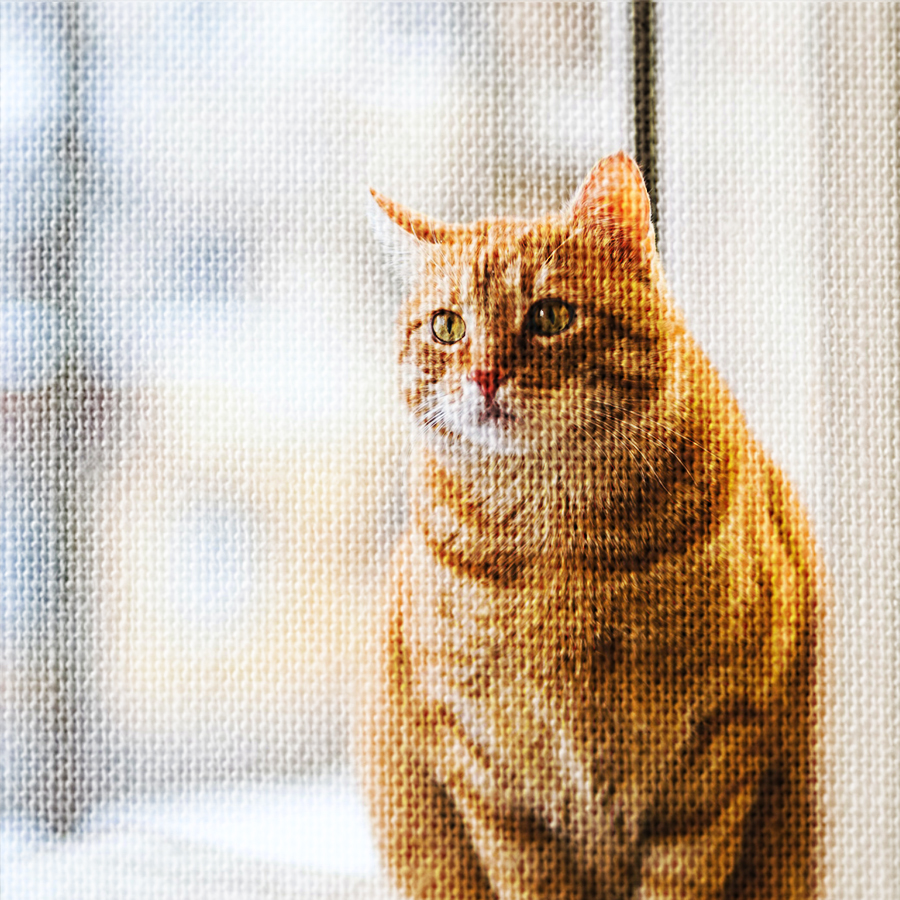
#> input picture Homework/images/poor-cat-trapped-on-canvas.jpg, 900 x 900 px
$ jupyter execute 'Homework 3.3.ipynb'   (shell and % lines are left out)
#> lines starting #> are read from the running program, lines starting #| are printed output that depends on the picture
### Homework 3.3 - Please Help The Cat

A poor cat is trapped on canvas by an evil witch. Please help releasing the cat by breaking the curse using Discrete Fourier Transform learned in our magic class.

You may find the image at `images/poor-cat-trapped-on-canvas.jpg`. Note that the image has 3 color channels (RGB).

Please remember that the examples shown in class uses the book of spells from the ancient library. Try searching the newer spells on the internet.

**You must show all the steps clearly. Write your explanation in the markdown boxes.**

### Read image

[cell 1]
import matplotlib.image as mpimg
import matplotlib.pyplot as plt

image = mpimg.imread('images/poor-cat-trapped-on-canvas.jpg')
#> image is the input picture: shape (900, 900, 3); mean R, G, B 203.3, 186.2, 167.9
plt.figure(figsize=(7,7))
plt.imshow(image)

### Convert to grayscale

[cell 2]
import numpy as np

grayim = np.dot(image, [0.2989, 0.5870, 0.1140])
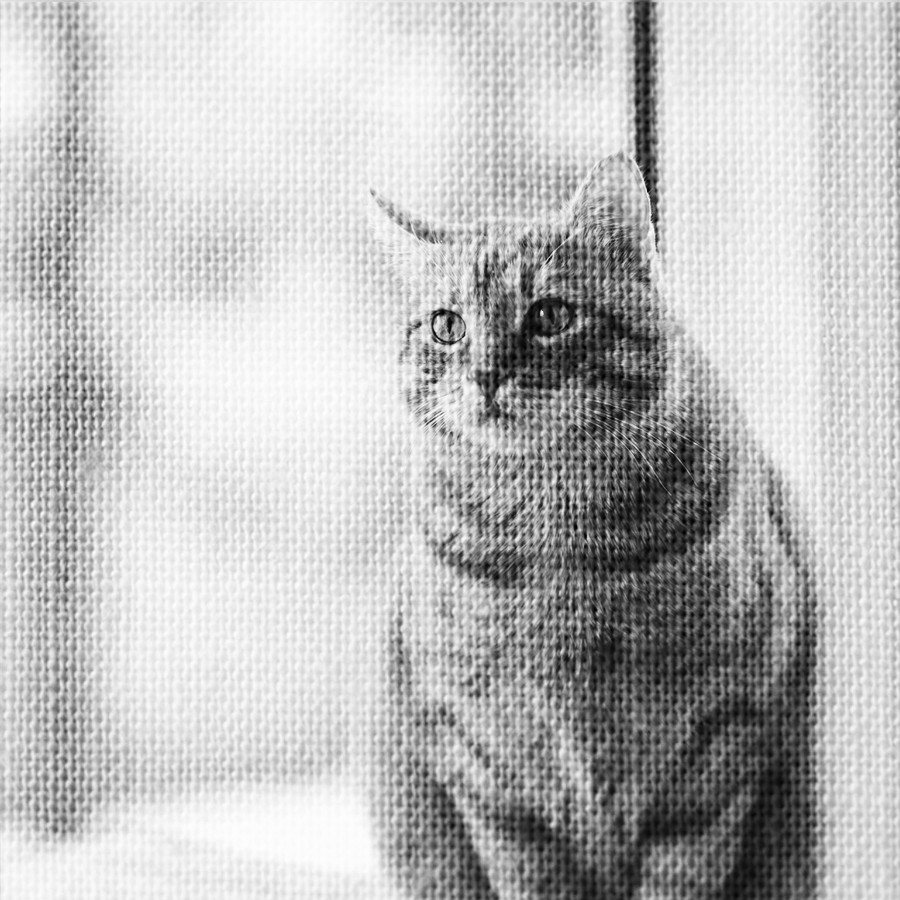
#> grayim: shape (900, 900) float64; min 0, max 255, mean 189.2
plt.figure(figsize=(7,7))
plt.imshow(grayim, cmap='gist_gray')

### Fast Fourier Transform

Use Fast Fourier Transform on the image and shift it in order to centralize the image

[cell 3]
from scipy import fftpack

dim_x, dim_y = grayim.shape
#> dim_x = 900; dim_y = 900

n = np.sqrt(dim_x*dim_y)
#> n = 900
D1 = fftpack.fft2(grayim)/n
D2 = fftpack.fftshift(D1)
abs_image = np.log(np.abs(D2))
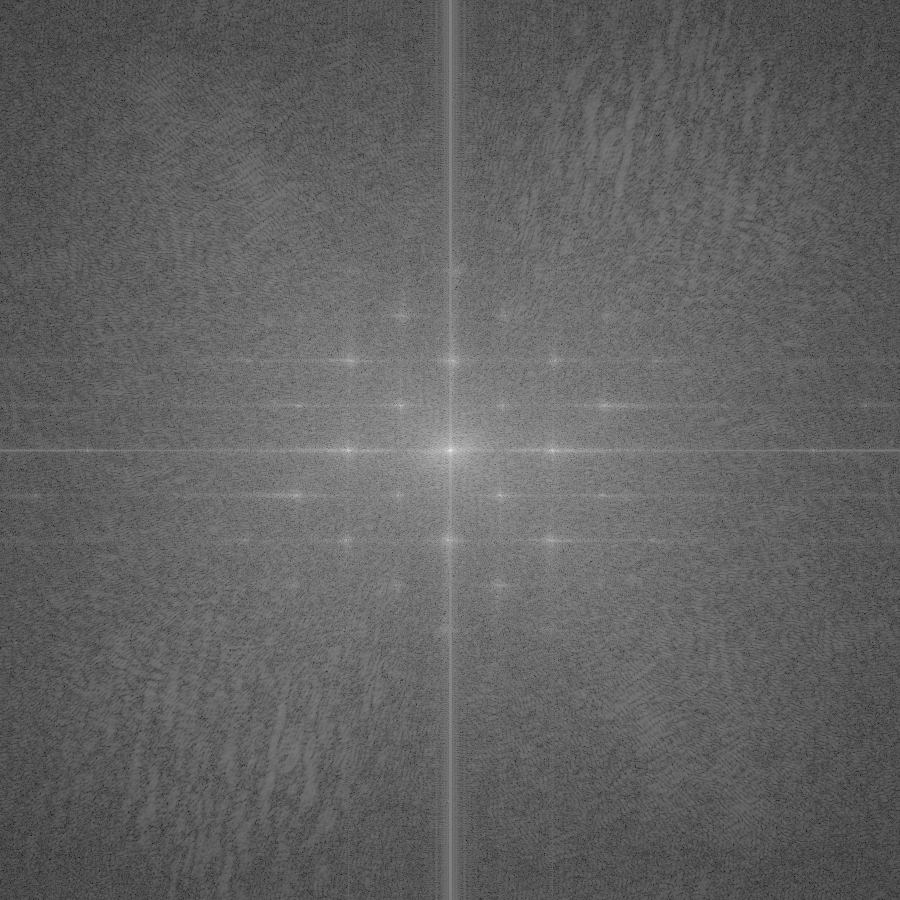
#> abs_image: shape (900, 900) float64; min -5.7, max 12.05, mean 1.16; drawn with min black and max white

plt.figure(figsize=(7,7))
plt.imshow(abs_image, cmap='gist_gray')

### Masking the Image

Will be using Laplasian of Gaussian (LoG) filter for this

$$
\text{LoG}(x,y) = -\frac{1}{\pi\sigma^4}\left[1-\frac{x^2+y^2}{2\sigma^2}\right] e^{-\frac{x^2+y^2}{2\sigma^2}}
$$

[cell 4]
mask_n = dim_x+1
#> mask_n = 901
I = np.arange(1, mask_n)
#> I = 900 values from 1 to 900
x = I - mask_n / 2
#> x = 900 values from -449.5 to 449.5
y = mask_n / 2 - I

R = 75

X = x[:, np.newaxis]
#> X = 900 values from -449.5 to 449.5
Y = y[np.newaxis, :]

def laplasian(x, y, sigma=R):
    inner_frac = - (x**2 + y**2)/(2*sigma**2)
    outer_frac = -1/(np.pi*sigma**4)
    return outer_frac*(1 + inner_frac)*np.exp(inner_frac)


M = laplasian(X, Y)

mask_1 = fftpack.fft2(M)/mask_n
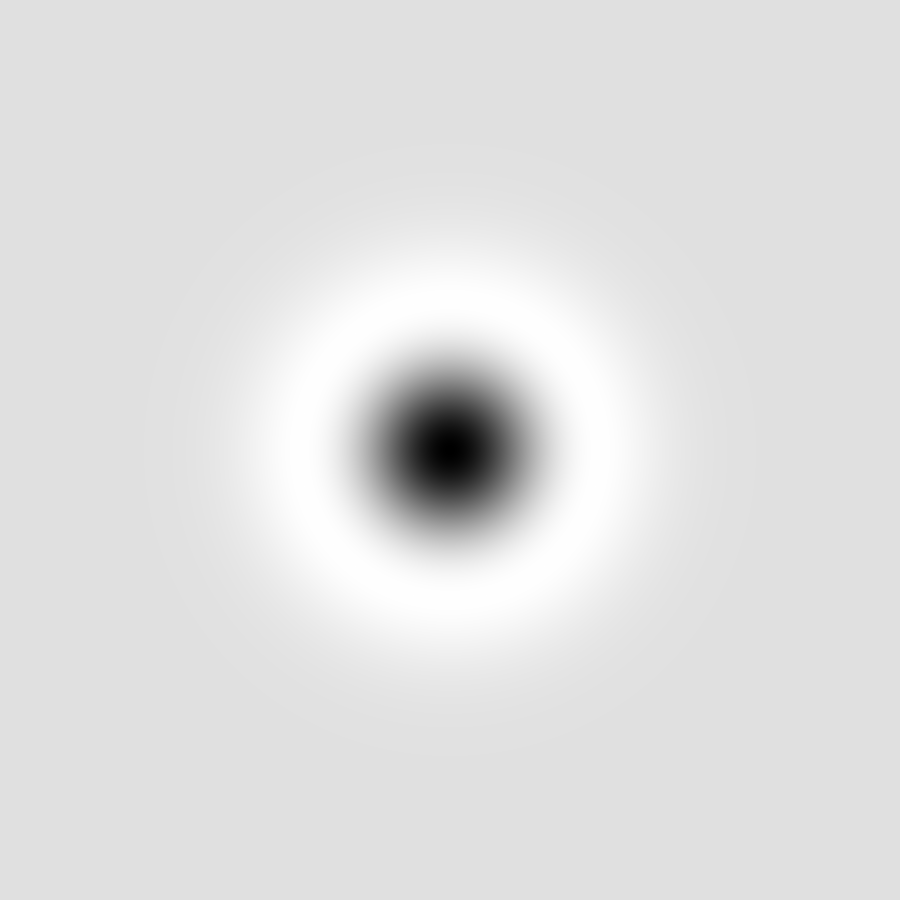
#> M: shape (900, 900) float64; min -1.01e-08, max 1.36e-09, mean -3.2e-17; drawn with min black and max white
mask_2 = fftpack.fftshift(mask_1)

plt.figure(figsize=(7,7))
mask = np.abs(mask_2)
plt.imshow(mask)
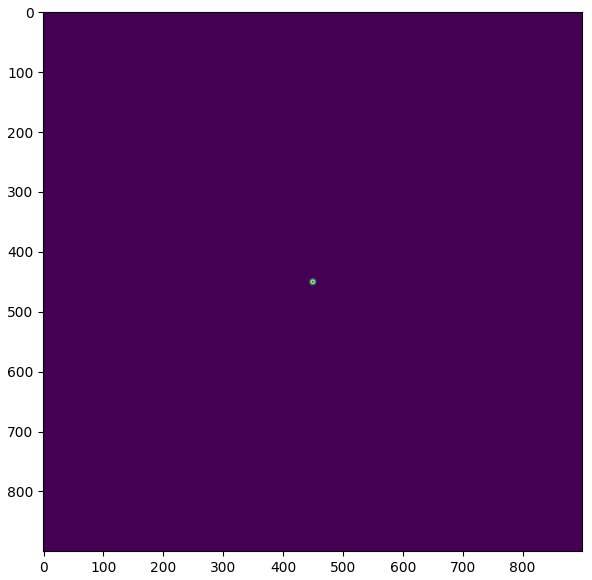
#> figure drawn by matplotlib, 1 panel

### Smoothen Image

Use inverse fast fourier transform to smoothen the image

[cell 5]
'''
Inverse FFT
'''
shifted_D2 = np.fft.fftshift(D2*M)
inverse = np.fft.ifft2(shifted_D2)

[cell 6]
image_inv = np.abs(inverse)
image_inv -= image_inv.min()
image_inv *= 255.0/image_inv.max()
image_inv = image_inv.astype(dtype='int64')

plt.figure(figsize=(7,7))
plt.imshow(image_inv, cmap='gist_gray')

### do the same with each color (should've created a function)

[cell 7]
def mask_color(color, image=image, n=n, M=M):
#> called with color = 0, n = 900
    colorim = image[...,color]
    D1 = fftpack.fft2(colorim)/n
    D2 = fftpack.fftshift(D1)
    shifted_D2 = np.fft.fftshift(D2*M)
    inverse = np.fft.ifft2(shifted_D2)
    image_inv = np.abs(inverse)
    image_inv -= image_inv.min()
    image_inv *= 255.0/image_inv.max()
    image_inv = image_inv.astype(dtype='int64')
    return image_inv

[cell 8]
restored_cat = np.dstack([mask_color(i) for i in range(3)])
#> call 3 of mask_color, with color = 2, n = 900
#> in mask_color (call 3), `image_inv = np.abs(inverse)`:
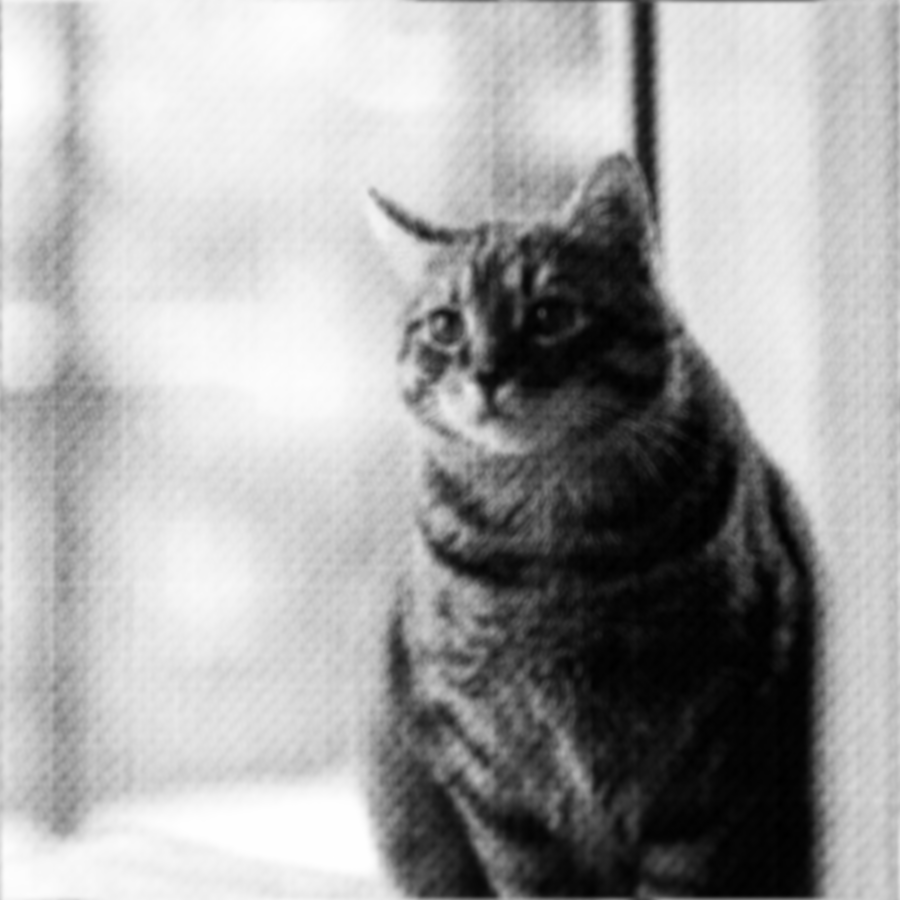
#> image_inv: shape (900, 900) float64; min 1.1e-10, max 2.85e-09, mean 1.88e-09; drawn with min black and max white
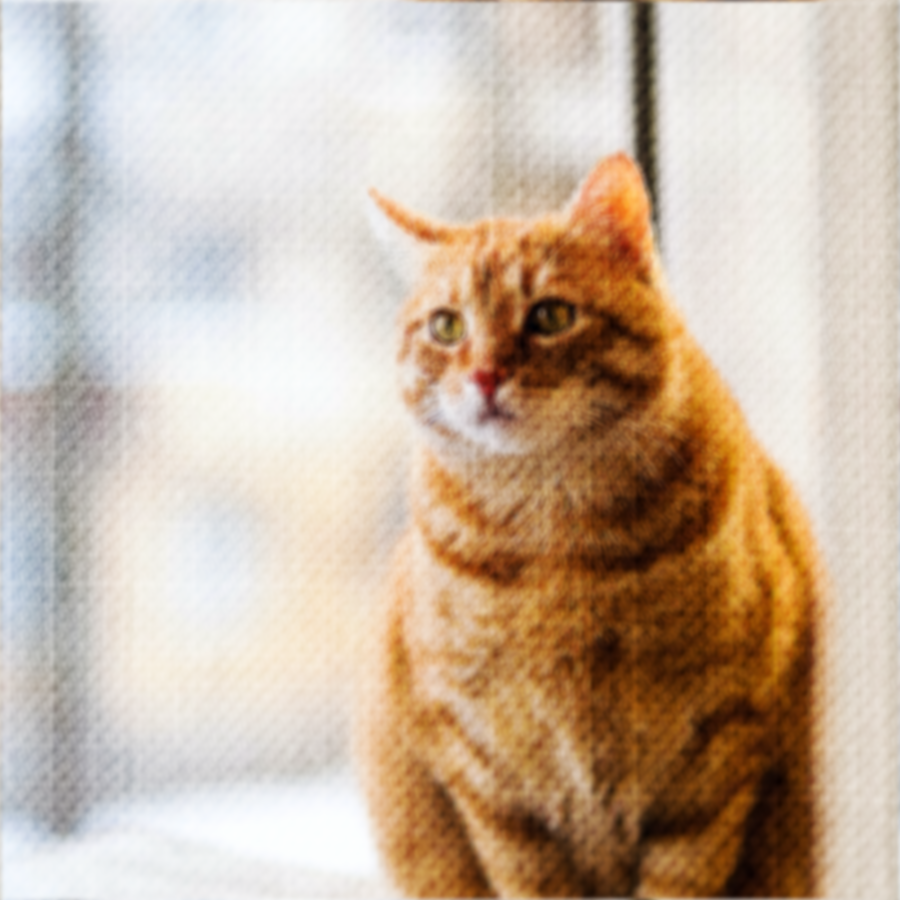
#> restored_cat: shape (900, 900, 3) int64; mean of channels 0, 1, 2 201.3, 182.2, 163.9; drawn as R, G, B
plt.figure(figsize=(7,7))
plt.imshow(restored_cat)
